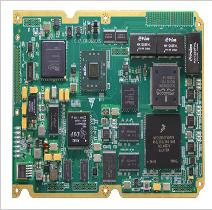
#> input picture pcb.jpg, 212 x 210 px
$ python -i vision_model.py   (imports and definitions only)
#> lines starting #> are read from the running program, lines starting #| are printed output that depends on the picture; after the words box and inside, x2 and y2 are one past the last pixel; in counts of white or black regions, pixels touching at a corner belong together
#Image → detections (components, traces)
import cv2
import numpy as np

def extract_features(image_path):

#> called with image_path = '../../pcb.jpg'
    img = cv2.imread(image_path)
#> img is the input picture: shape (210, 212, 3); mean B, G, R 128.5, 139.2, 118.4
    gray = cv2.cvtColor(img, cv2.COLOR_BGR2GRAY)
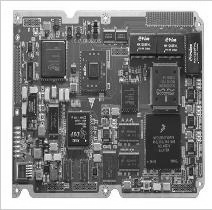
#> gray: shape (210, 212); min 8, max 255, mean 131.8

    # Detect edges (traces)
    edges = cv2.Canny(gray, 50, 150)
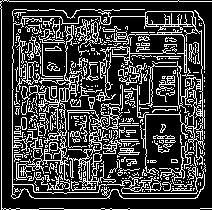
#> edges: shape (210, 212); 25.1% white in thin lines or dots

    # Detect blobs (components approximation)
    _, thresh = cv2.threshold(gray, 127, 255, cv2.THRESH_BINARY)
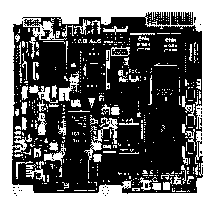
#> thresh: shape (210, 212); 40.9% white; 515 white regions (442 under 20 px), largest, box (x1, y1, x2, y2) and area: (0, 0, 212, 210) 12836, (84, 117, 118, 172) 330, (59, 71, 79, 101) 228

    contours, _ = cv2.findContours(thresh, cv2.RETR_EXTERNAL, cv2.CHAIN_APPROX_SIMPLE)
#> contours = [[[0, 0], [0, 209], [211, 209], [211, 0]]]

    components = []
    for cnt in contours:
        x, y, w, h = cv2.boundingRect(cnt)

        if w*h > 500:  # filter noise
            components.append({
                "bbox": (x, y, w, h),
                "center": (x+w//2, y+h//2)
            })
#> this loop made 1 pass
#> (cnt, x, y, w, h) on pass 1: ([[0, 0], [0, 209], [211, 209], [211, 0]], 0, 0, 212, 210)
#> after the loop, components = 1 item

    return {
        "components": components,
        "edges": edges
    }

>>> result = extract_features('../../pcb.jpg')
#> result = 2 items
